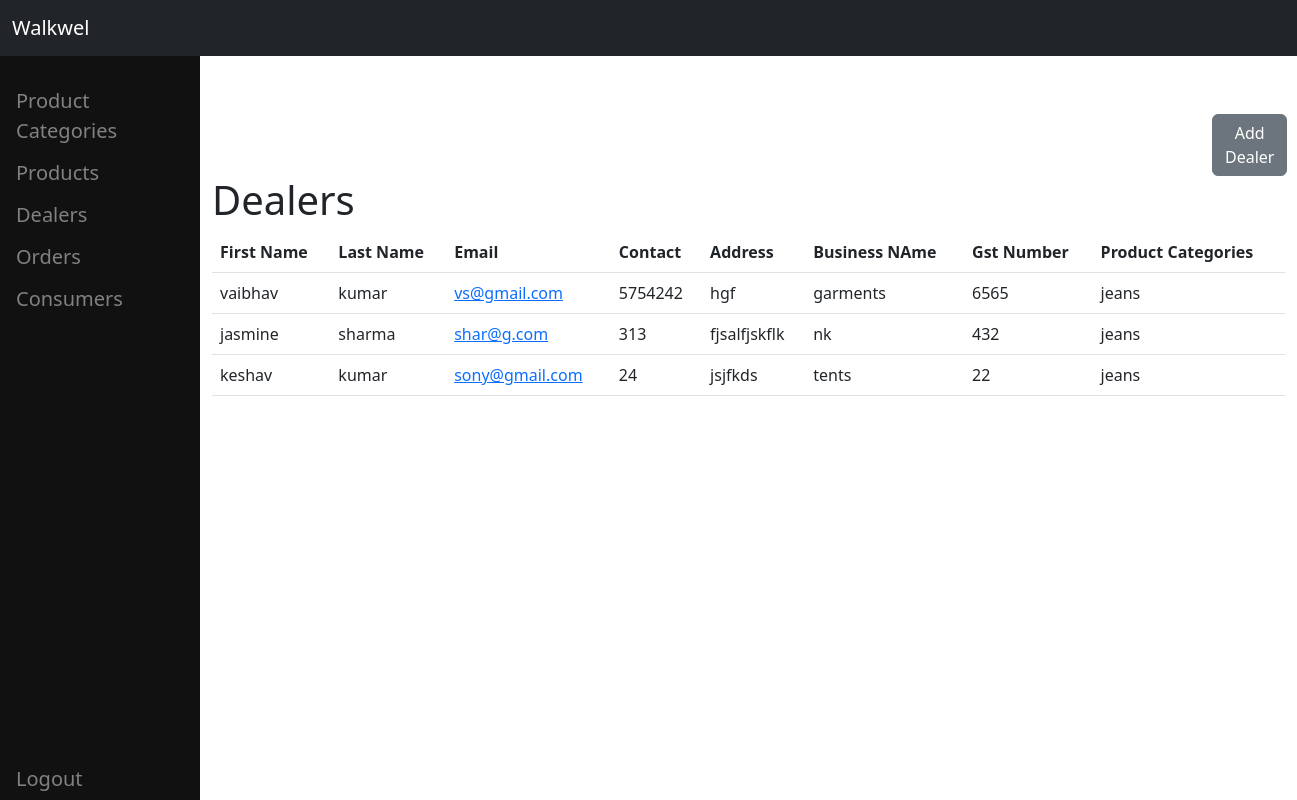
Page /DealerListView/ (signed in) on the committed database.
### website/models.py (models this page shows, shortened)
class Dealer(models.Model):
    fname=models.CharField(max_length=20)
    lname=models.CharField(max_length=20)
    email=models.EmailField(primary_key=True)
    contact=models.IntegerField()
    address=models.CharField(max_length=400)
    business_name = models.CharField(max_length=255)
    business_gstin = models.CharField(max_length=15)
    product_categories = models.ForeignKey(ProductCategory,on_delete=models.CASCADE, to_field='name')

class ProductCategory(models.Model):
    name = models.CharField(max_length=255,primary_key=True)
    description = models.TextField(default='large')
    is_active = models.BooleanField(default=True)
    def __str__(self):
        return self.name

### website/views.py (the view)
# urls.py: path('DealerListView/', views.DealerListView, name='dealer-list'),
def DealerListView(request):
	if request.user.is_authenticated:
		dealers = Dealer.objects.all()
		return render(request, 'dealers.html', {'dealers':dealers})
	else:
		messages.success(request, "You Must Be Logged In To View That Page...")
		return redirect('home')

### website/templates/dealers.html (shortened to what this page needs)
{% extends 'base.html' %}
{% block content %}
<div class="d-flex" id='bt'>
    <button class="btn btn-secondary" onclick="window.location.href='{% url 'add_dealer' %}'">Add Dealer</button>
  </div>
    <h1>Dealers</h1>
    <div id="products-content">
        <table class="table">
            <thead>
                <tr>
                    <th>First Name</th>
                    <th>Last Name</th>
                    <th>Email</th>
                    <th>Contact</th>
                    <th>Address</th>
                    <th>Business NAme</th>
                    <th>Gst Number</th>
                    <th>Product Categories</th>
                </tr>
            </thead>
            <tbody>
                {% for dealer_record in dealers %}
                    <tr>
                        <td>{{ dealer_record.fname }}</td>
                        <td>{{ dealer_record.lname }}</td>
                        <td><a href="{% url 'update-dealer' pk=dealer_record.pk  %}">{{ dealer_record.email }}</a></td>
                        <td>{{ dealer_record.contact }}</td>
                        <td>{{ dealer_record.address }}</td>
                        <td>{{ dealer_record.business_name }}</td>
                        <td>{{ dealer_record.business_gstin }}</td>
                        <td>{{ dealer_record.product_categories }}</td>
                    </tr>
                {% endfor %}
            </tbody>
        </table>
    </div>
{% endblock %}

### website/templates/base.html (style rules this page uses)
body { padding-top: 90px; padding-left:200px; }

### website/templates/dealers.html (style rules this page uses)
#bt { padding-left:1000px; }

### rows in the picture
Dealer: fname "vaibhav", lname "kumar", email "vs@gmail.com", contact "5754242", address "hgf", business_name "garments", business_gstin "6565", product_categories "jeans"
Dealer: fname "jasmine", lname "sharma", email "shar@g.com", contact "313", address "fjsalfjskflk", business_name "nk", business_gstin "432", product_categories "jeans"
Dealer: fname "keshav", lname "kumar", email "sony@gmail.com", contact "24", address "jsjfkds", business_name "tents", business_gstin "22", product_categories "jeans"
